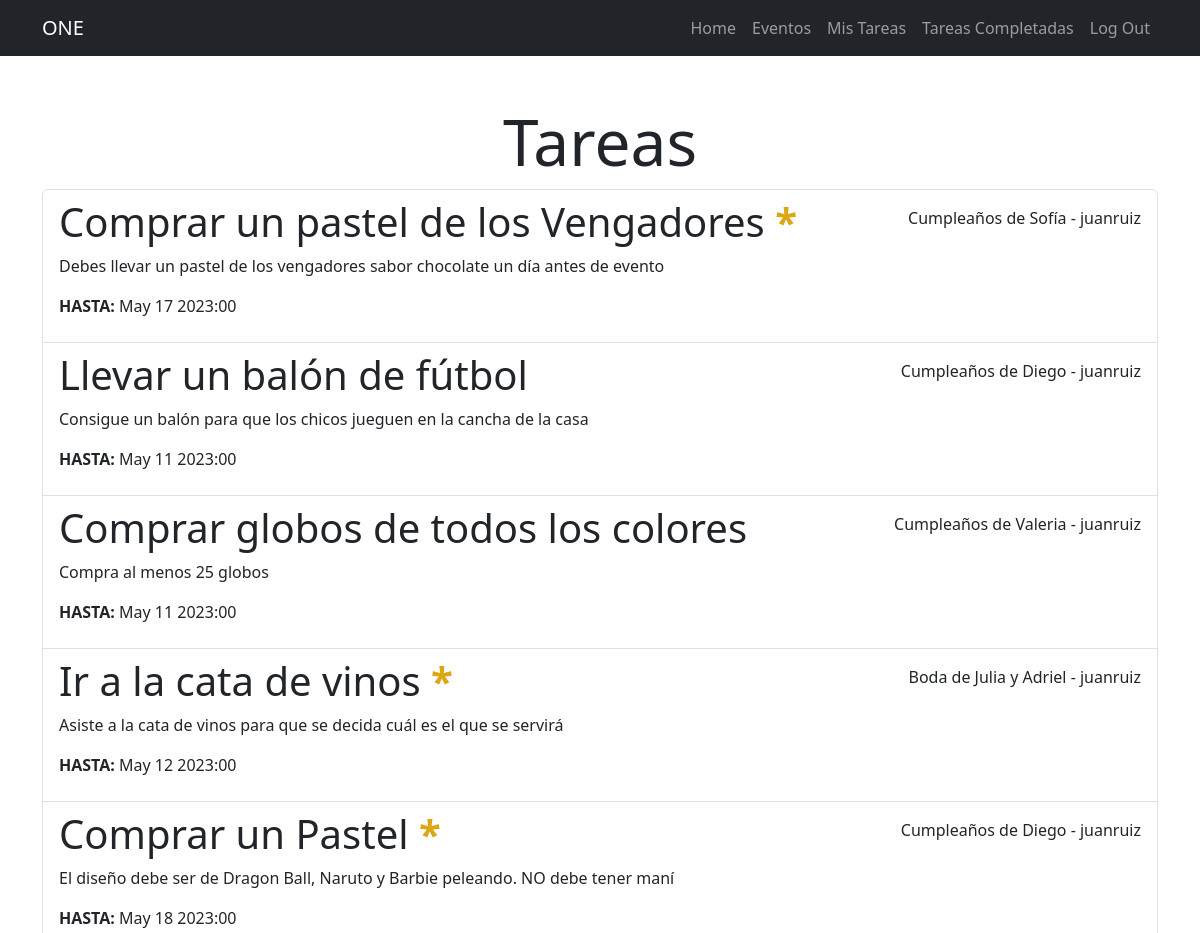
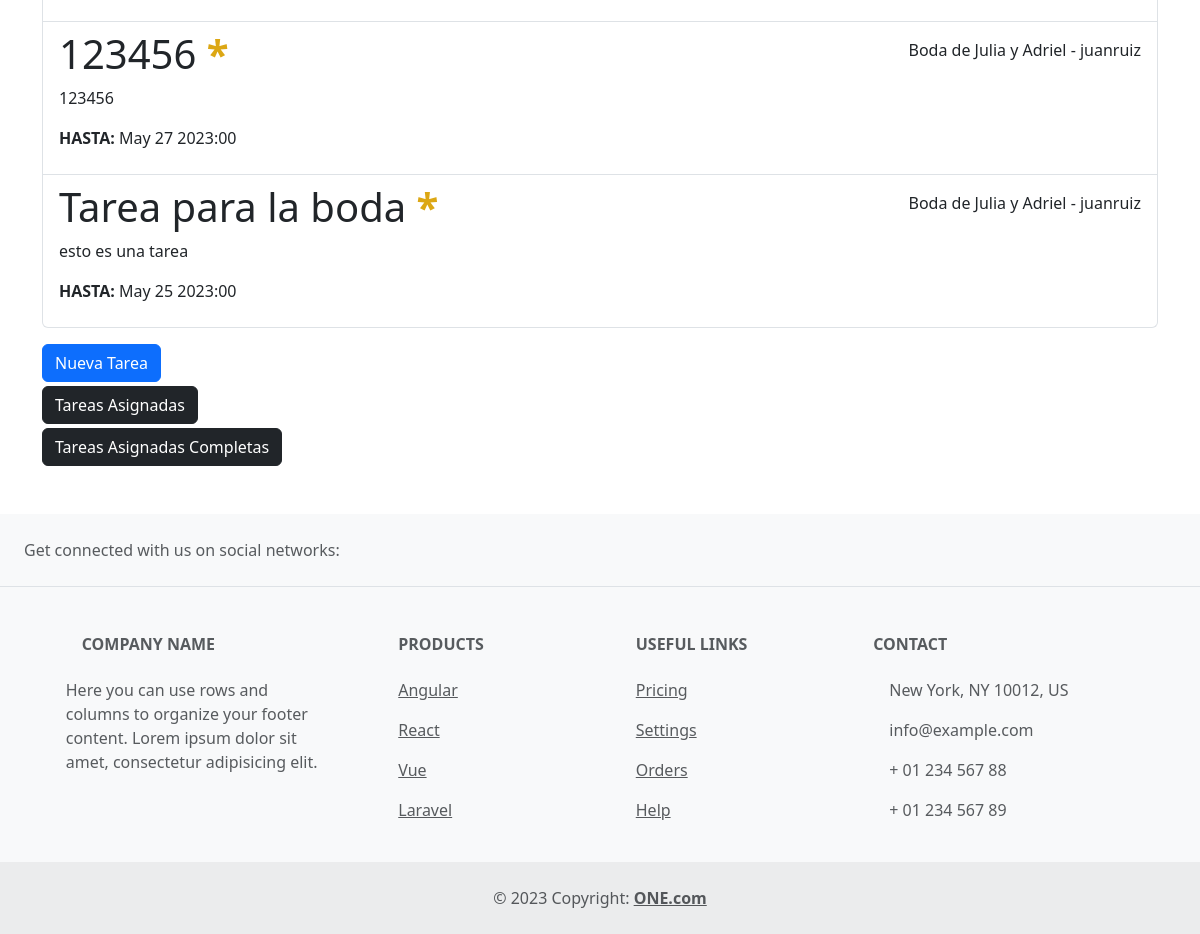
Screenshot of /tasks/ (signed in) with the database file from the repository (2 pictures, top to bottom).
### tasks/models.py (models this page shows, shortened)
class Task(models.Model):
    title = models.CharField(max_length=80)
    descripcion = models.TextField(blank=True)
    fechaCreacion = models.DateTimeField(auto_now_add=True)
    fechaLim= models.DateTimeField(null = True, blank = True)
    fechaTer= models.DateTimeField(null = True, blank = True)
    importante = models.BooleanField(default=False)
    user = models.ForeignKey(User, on_delete=models.CASCADE)
    evento = models.ForeignKey(Evento, blank=True , on_delete=models.CASCADE)
    asignado_a = models.ForeignKey(User, null=True, blank=True, related_name='tasks_assigned', on_delete=models.SET_NULL)

### event/models.py (models this page shows, shortened)
class Evento(models.Model):
    nombre = models.CharField(max_length=80)
    descripcion = models.TextField(blank=True)
    fechaCreacion = models.DateTimeField(auto_now_add=True)
    fecha= models.DateField(null = True, blank = True)
    ubicacion = models.CharField(max_length=200)
    user = models.ForeignKey(User, on_delete=models.CASCADE)

### tasks/views.py (the view)
# urls.py: path('tasks/', tasks, name= 'tasks'),
@login_required
def tasks(request):
    tasks = Task.objects.filter(user=request.user, fechaTer__isnull=True)
    return render(request, 'tasks.html', {'tasks': tasks, 'eventos': Evento})

### tasks/templates/tasks.html (shortened to what this page needs)
{% extends 'base.html' %}
{% block content%}
<main class="container">
    <div class="row">
        <div class="col-md-12">
            <h1 class="mt-5 text-center display-3">Tareas</h1>
            <ul class="list-group">
                {% for task in tasks %}
                <a href="{% url 'task_detail' task.id %}" class="list-group-item">
                    <header class="d-flex justify-content-between">
                        {% if task.importante %}
                            <h1 class="fw-bold-3"> {{task.title}} <strong style="color: rgb(220, 167, 20);">*</strong></strong></h1>
                        {% else %}
                            <h1 class="fw-bold-3"> {{task.title}}</h1>
                        {% endif %}
                        <p class="mt-2"> {{task.evento.nombre}} - {{task.user.username}} </p>
                    </header>
                    <p> {{task.descripcion}} </p>
                    {% if task.fechaTer == null %}
                        <p><strong> HASTA:</strong> {{task.fechaLim|date:'M j Y:i'}} </p>
                    {% else %}
                        <p><strong> TERMINADA: </strong>{{task.fechaTer|date:'M j Y:i'}} </p>
                    {% endif %}
                </a>
                {% endfor %}
            </ul>
            <form action="{% url 'crear_task' %}"  method="post">
                <button class="btn btn-primary mt-3">Nueva Tarea</button>
            </form>
            <form action="{% url 'user_tasks' %}"  method="POST">
                <button class="btn btn-dark mt-1" >Tareas Asignadas</button>
            </form>
            <form action="{% url 'user_tasks_completed' %}"  method="POST">
                <button class="btn btn-dark mt-1 mb-5" >Tareas Asignadas Completas</button>
            </form>
        </div>
    </div>
</main>
{% endblock %}

### rows the page displays
Task: title "Comprar un pastel de los Vengadores", evento.nombre "Cumpleaños de Sofía", user.username "juanruiz", descripcion "Debes llevar un pastel de los vengadores sabor chocolate un día antes de evento", fechaLim "May 17 2023:00"
Task: title "Llevar un balón de fútbol", evento.nombre "Cumpleaños de Diego", user.username "juanruiz", descripcion "Consigue un balón para que los chicos jueguen en la cancha de la casa", fechaLim "May 11 2023:00"
Task: title "Comprar globos de todos los colores", evento.nombre "Cumpleaños de Valeria", user.username "juanruiz", descripcion "Compra al menos 25 globos", fechaLim "May 11 2023:00"
Task: title "Ir a la cata de vinos", evento.nombre "Boda de Julia y Adriel", user.username "juanruiz", descripcion "Asiste a la cata de vinos para que se decida cuál es el que se servirá", fechaLim "May 12 2023:00"
Task: title "Comprar un Pastel", evento.nombre "Cumpleaños de Diego", user.username "juanruiz", descripcion "El diseño debe ser de Dragon Ball, Naruto y Barbie peleando. NO debe tener maní", fechaLim "May 18 2023:00"
Task: title "123456", evento.nombre "Boda de Julia y Adriel", user.username "juanruiz", descripcion "123456", fechaLim "May 27 2023:00"
Task: title "Tarea para la boda", evento.nombre "Boda de Julia y Adriel", user.username "juanruiz", descripcion "esto es una tarea", fechaLim "May 25 2023:00"
